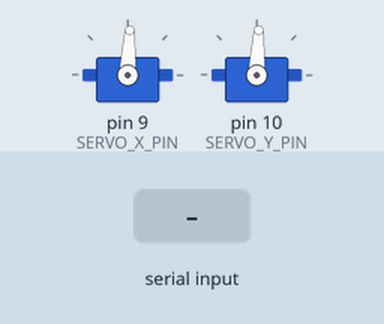
Bench run of a sketch on a simulated Arduino Uno, built with avr-gcc and run on an emulated ATmega328P. Shown: 2 × servo. The inputs (shaded band) are chosen by the test bench.

Above: at 1.2 s.
1.3 s: "90,45\n" received over Serial
At 1.7 s:
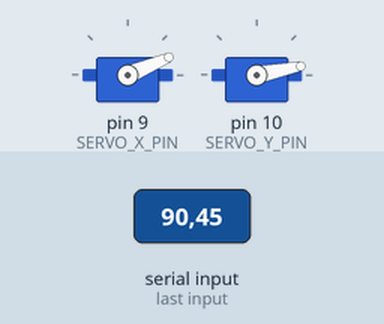
2.8 s: "30,150\n" received over Serial
At 4.0 s:
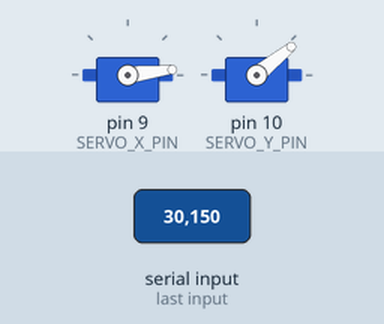
Timing chart, 0 to 5.8 s (numbered marks = the images above; inputs shaded):
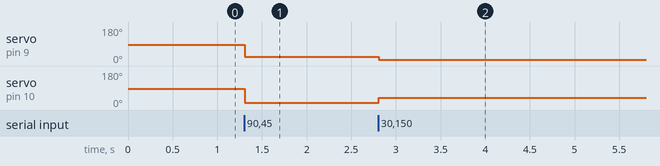

Measured:
- after the input at 1.3 s, servo on pin 9 (SERVO_X_PIN): 87° → 23° at once; servo on pin 10 (SERVO_Y_PIN): 87° → 11° at once
- after the input at 2.8 s, servo on pin 9 (SERVO_X_PIN): 23° → 7° at once; servo on pin 10 (SERVO_Y_PIN): 11° → 39° at once

The sketch:

BottomSide_Servo.ino
```cpp
#include <Servo.h>

// Pin Definitions
#define SERVO_X_PIN 9
#define SERVO_Y_PIN 10

// Servo Configuration
#define CENTER 87
#define SERVO_MIN 0
#define SERVO_MAX 270

Servo servoX;
Servo servoY;

void setup() {
  Serial.begin(9600); // Initialize serial communication
  servoX.attach(SERVO_X_PIN); // Attach servos
  servoY.attach(SERVO_Y_PIN);

  // Set initial positions
  servoX.write(CENTER);
  servoY.write(CENTER);
}

void loop() {
  // Check if data is available
  if (Serial.available()) {
    String input = Serial.readStringUntil('\n'); // Read data until newline character
    int commaIndex = input.indexOf(','); // Find the comma separator

    if (commaIndex != -1) {
      // Split the input into X and Y values
      int xValue = input.substring(0, commaIndex).toInt();
      int yValue = input.substring(commaIndex + 1).toInt();

      // Map joystick values to servo ranges
      int servoXPos = map(xValue, 0, 1023, SERVO_MIN, SERVO_MAX);
      int servoYPos = map(yValue, 0, 1023, SERVO_MIN, SERVO_MAX);

      // Write to servos
      servoX.write(servoXPos);
      servoY.write(servoYPos);
    }
  }
}
```
